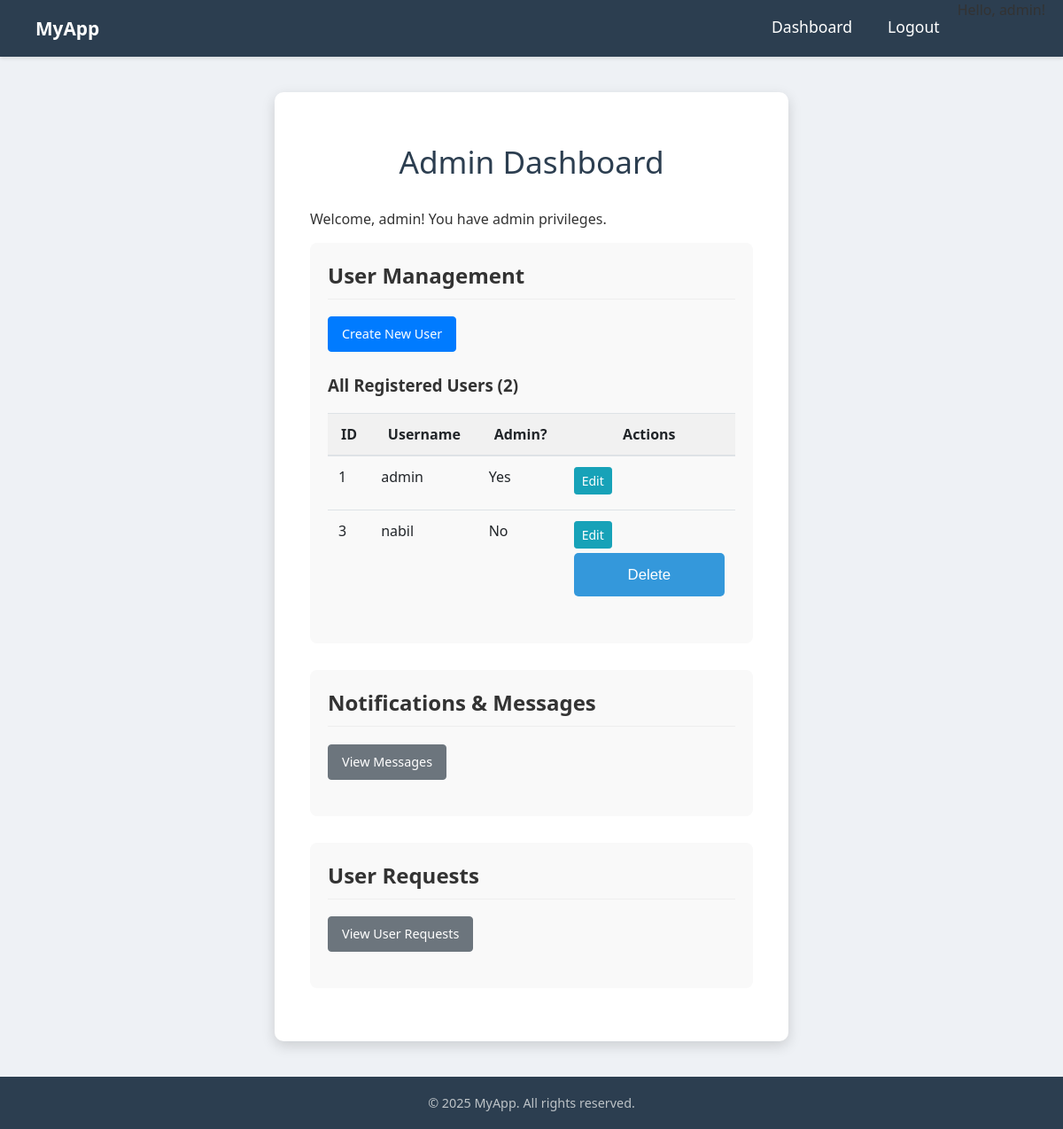
The page /dashboard (signed in) on the database as committed earlier.
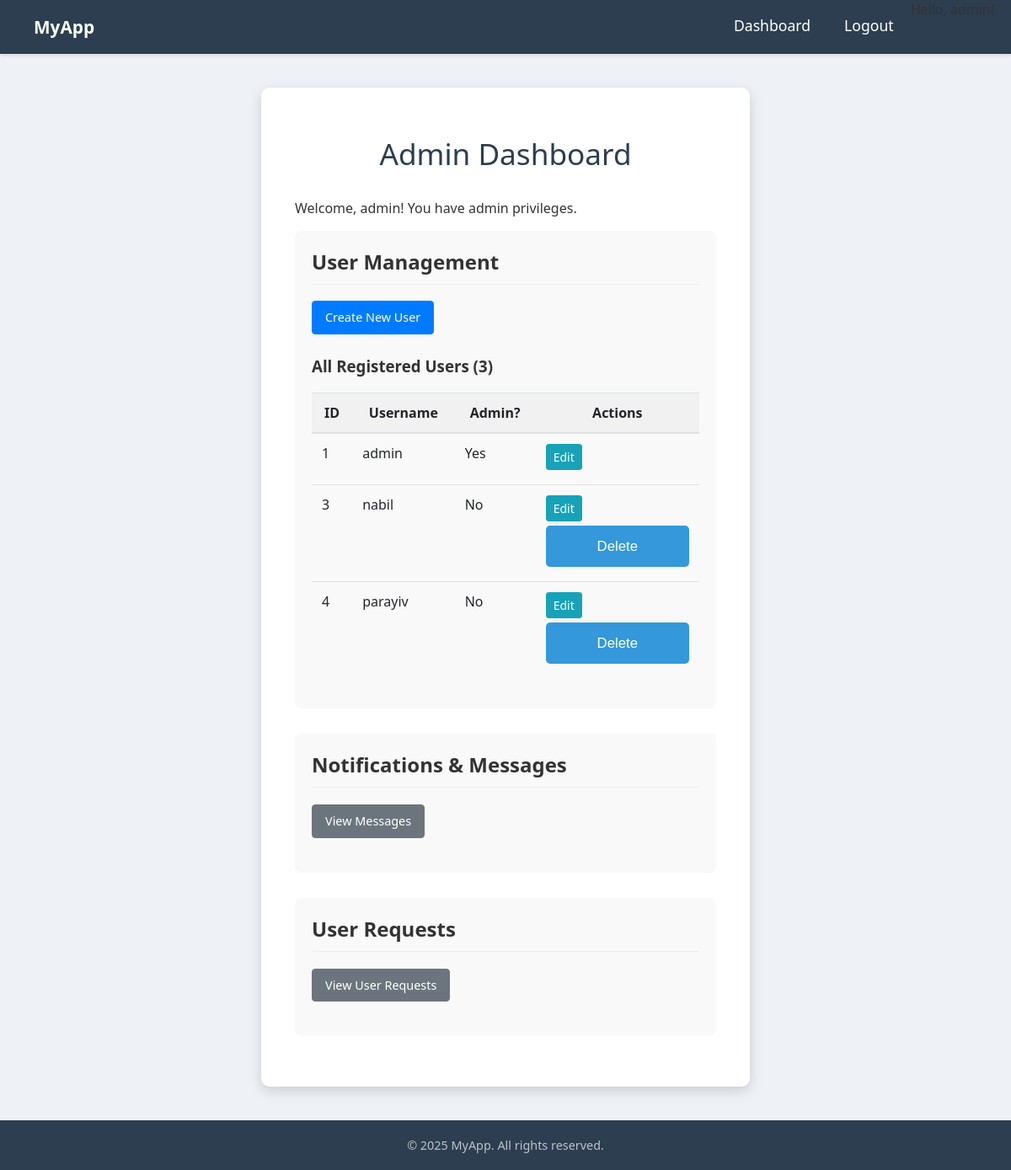
The same page on the database as committed later.
### tables this page shows
CREATE TABLE users (
    id INTEGER PRIMARY KEY AUTOINCREMENT,
    username TEXT UNIQUE NOT NULL,
    password_hash TEXT NOT NULL,
    is_admin BOOLEAN NOT NULL DEFAULT 0 -- 0 for False, 1 for True
);

### app.py (the view, shortened to what this page needs)
@app.route('/dashboard')
@login_required
def dashboard():
    if g.user['is_admin']:
        db = get_db()
        all_users = db.execute('SELECT id, username, is_admin FROM users ORDER BY username').fetchall()
        unread_messages_count = db.execute(
            'SELECT COUNT(id) FROM messages WHERE is_read = 0'
        ).fetchone()[0]
        pending_requests_count = db.execute(
            "SELECT COUNT(id) FROM requests WHERE status = 'pending'"
        ).fetchone()[0]
        return render_template('dashboard_admin.html',
                               all_users=all_users,
                               unread_messages_count=unread_messages_count,
                               pending_requests_count=pending_requests_count)

### app.py (called while the page is built)
def get_db():
    if 'db' not in g:
        try:
            os.makedirs(app.instance_path)
        except OSError:
            pass
        g.db = sqlite3.connect(
            app.config['DATABASE'],
            detect_types=sqlite3.PARSE_DECLTYPES
        )
        g.db.row_factory = sqlite3.Row
    return g.db

def login_required(view):
    @wraps(view)
    def wrapped_view(**kwargs):
        if g.user is None:
            flash('Please log in to access this page.', 'error')
            return redirect(url_for('login', next=request.url))
        return view(**kwargs)
    return wrapped_view

@app.before_request
def load_logged_in_user():
    user_id = session.get('user_id')
    g.user = None
    if user_id is not None:
        db = get_db()
        g.user = db.execute('SELECT id, username, is_admin FROM users WHERE id = ?', (user_id,)).fetchone()

@app.context_processor
def inject_now():
    return {'now': datetime.utcnow()}

### templates/dashboard_admin.html (shortened to what this page needs)
{% extends 'base.html' %}
{% block content %}
<div class="admin-dashboard">
    <h1 class="page-title">Admin Dashboard</h1>
    <p>Welcome, {{ g.user.username }}! You have admin privileges.</p>
    <section class="dashboard-section">
        <h2>User Management</h2>
        <a href="{{ url_for('admin_create_user') }}" class="btn btn-primary">Create New User</a>
        <div class="user-list" style="margin-top: 20px;">
            <h3>All Registered Users ({{ all_users|length }})</h3>
            {% if all_users %}
            <table class="table">
                <thead>
                    <tr>
                        <th>ID</th>
                        <th>Username</th>
                        <th>Admin?</th>
                        <th>Actions</th>
                    </tr>
                </thead>
                <tbody>
                    {% for user_item in all_users %}
                    <tr>
                        <td>{{ user_item.id }}</td>
                        <td>{{ user_item.username }}</td>
                        <td>{{ "Yes" if user_item.is_admin else "No" }}</td>
                        <td>
                            <a href="{{ url_for('admin_update_user', user_id=user_item.id) }}" class="btn btn-sm btn-info">Edit</a>
                            {% if g.user.id != user_item.id %}
                            <form action="{{ url_for('admin_delete_user', user_id=user_item.id) }}" method="post" style="display: inline;" onsubmit="return confirm('Are you sure you want to delete {{ user_item.username }}? This cannot be undone.');">
                                <input type="submit" value="Delete" class="btn btn-sm btn-danger">
                            </form>
                            {% endif %}
                        </td>
                    </tr>
                    {% endfor %}
                </tbody>
            </table>
            {% else %}
            <p>No users found.</p>
            {% endif %}
        </div>
    </section>
    <section class="dashboard-section">
        <h2>Notifications & Messages</h2>
        <p><a href="{{ url_for('admin_view_messages') }}" class="btn btn-secondary">
            View Messages {% if unread_messages_count > 0 %}<span class="badge badge-danger">{{ unread_messages_count }} new</span>{% endif %}
        </a></p>
    </section>
    <section class="dashboard-section">
        <h2>User Requests</h2>
        <p><a href="{{ url_for('admin_view_requests') }}" class="btn btn-secondary">View User Requests</a></p>
    </section>
</div>
{% endblock %}

Rows that differ between the two databases and show on the page:
added users: id "4", username "parayiv", is_admin "No"
Other text that changed with them:
{{ all_users|length }}: "2" → "3"
